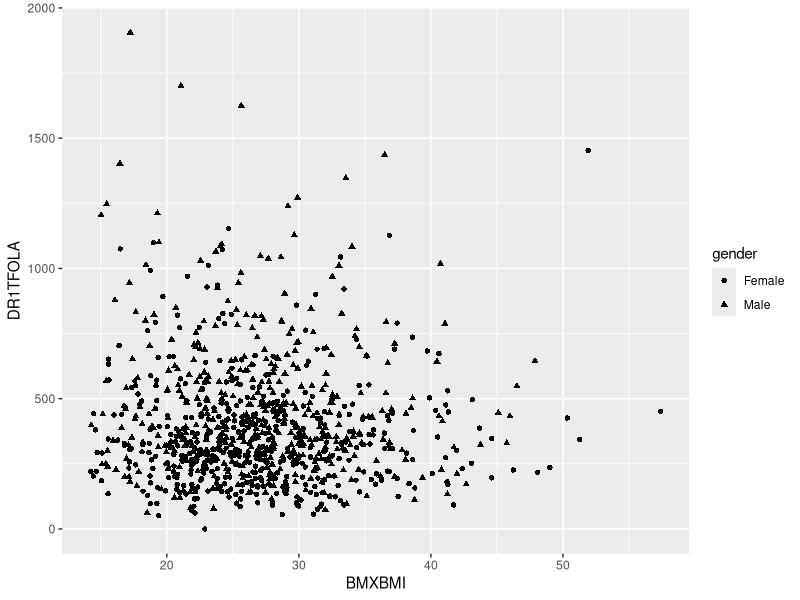
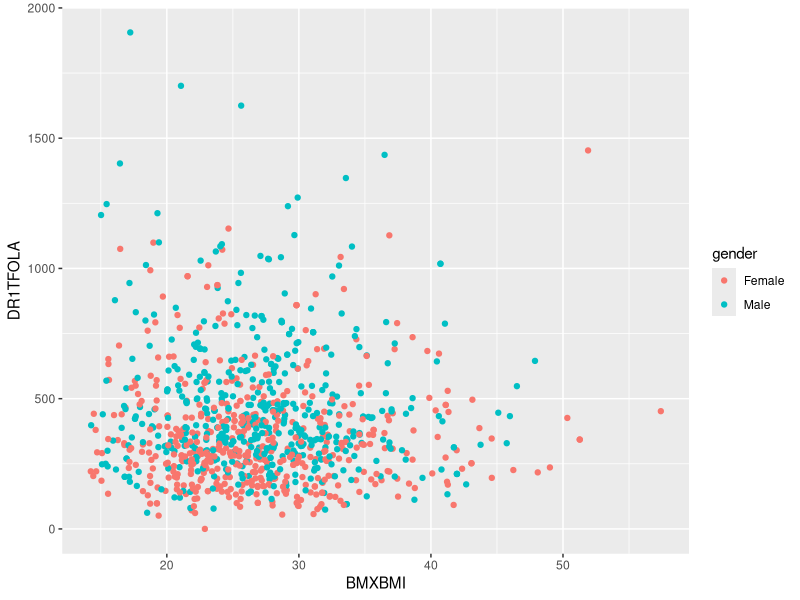
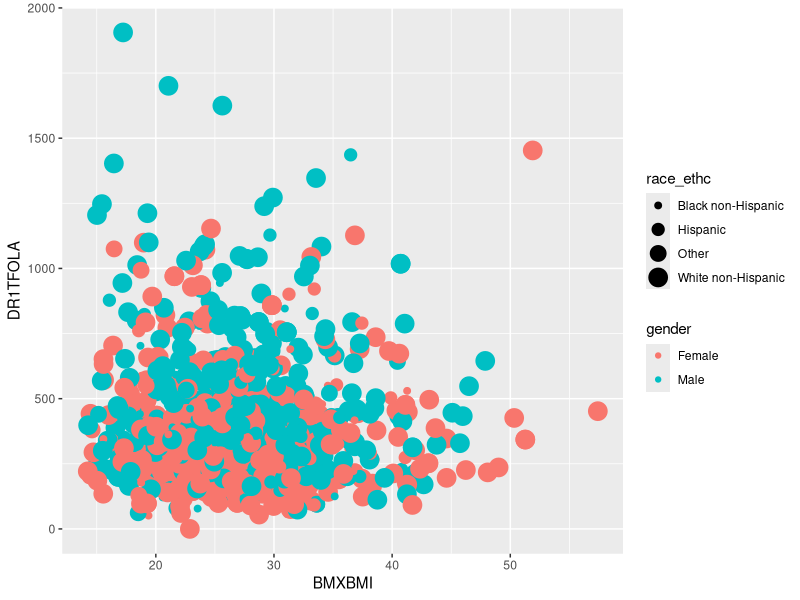
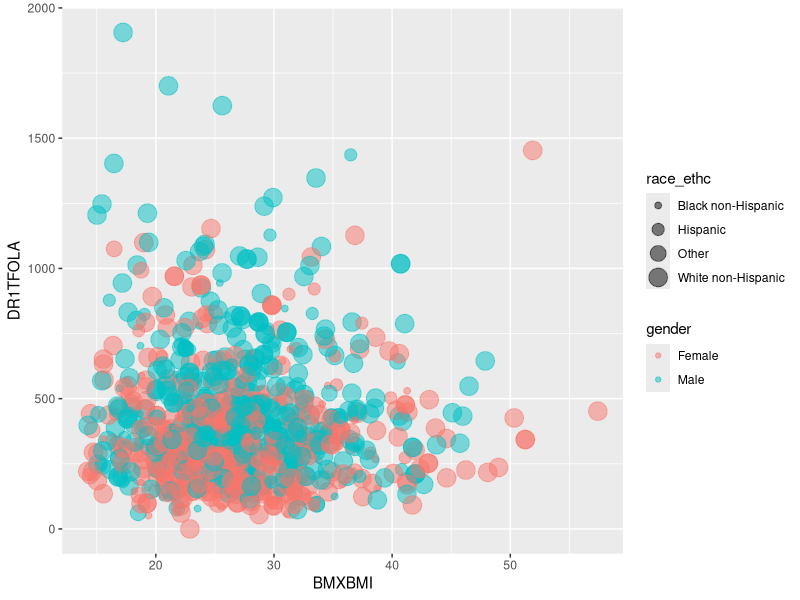

The R script that drew these images, in order:
## ggplot2 -- Scatter plot

library(ggplot2)

# Read data into environment.
nhanes <- read.csv('nhanes_processed.csv')

# Scatter plot of DR1TFOLA vs BMXBMI

# ggplot() to initialize. 
# We use only one dataset nhanes for this plot, so we put data=nhanes inside ggplot().

ggplot(data=nhanes) +
  # We group points by gender and plot them with different shape.
  geom_point(mapping = aes(x=BMXBMI, y=DR1TFOLA, shape=gender))

ggplot(data=nhanes) +
  # We group points by gender and plot them with different color.
  geom_point(mapping = aes(x=BMXBMI, y=DR1TFOLA, color=gender))

ggplot(data=nhanes) +
  # We group points by gender and race_ethc, 
  # and plot them with different color for each gender,
  # with different size for each race_ethc.
  geom_point(mapping = aes(x=BMXBMI, y=DR1TFOLA, color=gender,
                           size=race_ethc))

ggplot(data=nhanes) +
  # Points are overlapping, so we change alpha (transparency) to 0.5
  geom_point(mapping = aes(x=BMXBMI, y=DR1TFOLA, color=gender,
                           size=race_ethc), alpha=1/2)
